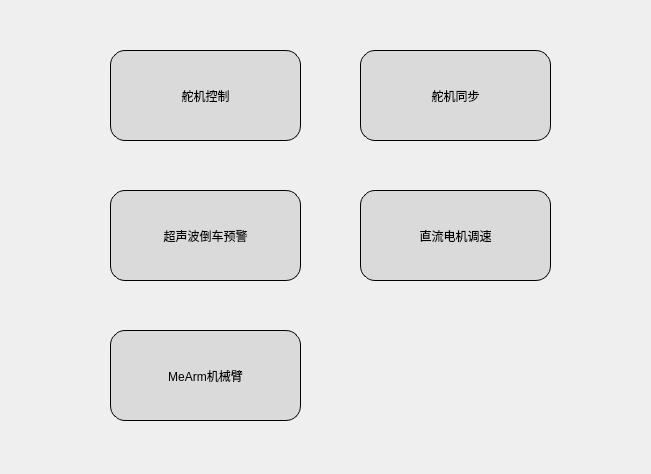
<?xml version="1.0" encoding="UTF-8"?>
<ui version="4.0">
 <class>Form</class>
 <widget class="QWidget" name="Form">
  <property name="geometry">
   <rect>
    <x>0</x>
    <y>0</y>
    <width>651</width>
    <height>474</height>
   </rect>
  </property>
  <property name="windowTitle">
   <string>综合自主实验平台</string>
  </property>
  <property name="windowIcon">
   <iconset>
    <normaloff>hust.ico</normaloff>hust.ico</iconset>
  </property>
  <widget class="QPushButton" name="pushButton">
   <property name="geometry">
    <rect>
     <x>110</x>
     <y>50</y>
     <width>191</width>
     <height>91</height>
    </rect>
   </property>
   <property name="styleSheet">
    <string notr="true">QPushButton{
	font: 14pt &quot;微软雅黑&quot;;
	background-color: rgb(218, 218, 218);
	border-radius:15px;
	border:1px solid rgb(0,0,0);
	color:black;
}
QPushButton:hover{
	font: 14pt &quot;微软雅黑&quot;;
	background-color: rgb(210, 255, 255);
	border-radius:15px;
	border:1px solid rgb(0,0,0);
	color:black;
}
QPushButton:pressed{
	font: 14pt &quot;微软雅黑&quot;;
	background-color: rgb(210, 255, 255);
	border-radius:15px;
	border:1px solid rgb(0,0,0);
	color:black;
	padding-left:2px;
	padding-top:2px;
}
</string>
   </property>
   <property name="text">
    <string>舵机控制</string>
   </property>
   <property name="iconSize">
    <size>
     <width>20</width>
     <height>20</height>
    </size>
   </property>
  </widget>
  <widget class="QPushButton" name="pushButton_2">
   <property name="geometry">
    <rect>
     <x>110</x>
     <y>330</y>
     <width>191</width>
     <height>91</height>
    </rect>
   </property>
   <property name="styleSheet">
    <string notr="true">QPushButton{
	font: 14pt &quot;微软雅黑&quot;;
	background-color: rgb(218, 218, 218);
	border-radius:15px;
	border:1px solid rgb(0,0,0);
	color:black;
}
QPushButton:hover{
	font: 14pt &quot;微软雅黑&quot;;
	background-color: rgb(210, 255, 255);
	border-radius:15px;
	border:1px solid rgb(0,0,0);
	color:black;
}
QPushButton:pressed{
	font: 14pt &quot;微软雅黑&quot;;
	background-color: rgb(210, 255, 255);
	border-radius:15px;
	border:1px solid rgb(0,0,0);
	color:black;
	padding-left:2px;
	padding-top:2px;
}</string>
   </property>
   <property name="text">
    <string>MeArm机械臂</string>
   </property>
  </widget>
  <widget class="QPushButton" name="pushButton_3">
   <property name="geometry">
    <rect>
     <x>110</x>
     <y>190</y>
     <width>191</width>
     <height>91</height>
    </rect>
   </property>
   <property name="styleSheet">
    <string notr="true">QPushButton{
	font: 14pt &quot;微软雅黑&quot;;
	background-color: rgb(218, 218, 218);
	border-radius:15px;
	border:1px solid rgb(0,0,0);
	color:black;
}
QPushButton:hover{
	font: 14pt &quot;微软雅黑&quot;;
	background-color: rgb(210, 255, 255);
	border-radius:15px;
	border:1px solid rgb(0,0,0);
	color:black;
}
QPushButton:pressed{
	font: 14pt &quot;微软雅黑&quot;;
	background-color: rgb(210, 255, 255);
	border-radius:15px;
	border:1px solid rgb(0,0,0);
	color:black;
	padding-left:2px;
	padding-top:2px;
}
</string>
   </property>
   <property name="text">
    <string>超声波倒车预警</string>
   </property>
   <property name="iconSize">
    <size>
     <width>20</width>
     <height>20</height>
    </size>
   </property>
  </widget>
  <widget class="QPushButton" name="pushButton_4">
   <property name="geometry">
    <rect>
     <x>360</x>
     <y>50</y>
     <width>191</width>
     <height>91</height>
    </rect>
   </property>
   <property name="styleSheet">
    <string notr="true">QPushButton{
	font: 14pt &quot;微软雅黑&quot;;
	background-color: rgb(218, 218, 218);
	border-radius:15px;
	border:1px solid rgb(0,0,0);
	color:black;
}
QPushButton:hover{
	font: 14pt &quot;微软雅黑&quot;;
	background-color: rgb(210, 255, 255);
	border-radius:15px;
	border:1px solid rgb(0,0,0);
	color:black;
}
QPushButton:pressed{
	font: 14pt &quot;微软雅黑&quot;;
	background-color: rgb(210, 255, 255);
	border-radius:15px;
	border:1px solid rgb(0,0,0);
	color:black;
	padding-left:2px;
	padding-top:2px;
}
</string>
   </property>
   <property name="text">
    <string>舵机同步</string>
   </property>
   <property name="iconSize">
    <size>
     <width>20</width>
     <height>20</height>
    </size>
   </property>
  </widget>
  <widget class="QPushButton" name="pushButton_5">
   <property name="geometry">
    <rect>
     <x>360</x>
     <y>190</y>
     <width>191</width>
     <height>91</height>
    </rect>
   </property>
   <property name="styleSheet">
    <string notr="true">QPushButton{
	font: 14pt &quot;微软雅黑&quot;;
	background-color: rgb(218, 218, 218);
	border-radius:15px;
	border:1px solid rgb(0,0,0);
	color:black;
}
QPushButton:hover{
	font: 14pt &quot;微软雅黑&quot;;
	background-color: rgb(210, 255, 255);
	border-radius:15px;
	border:1px solid rgb(0,0,0);
	color:black;
}
QPushButton:pressed{
	font: 14pt &quot;微软雅黑&quot;;
	background-color: rgb(210, 255, 255);
	border-radius:15px;
	border:1px solid rgb(0,0,0);
	color:black;
	padding-left:2px;
	padding-top:2px;
}
</string>
   </property>
   <property name="text">
    <string>直流电机调速</string>
   </property>
   <property name="iconSize">
    <size>
     <width>20</width>
     <height>20</height>
    </size>
   </property>
  </widget>
 </widget>
 <resources/>
 <connections/>
</ui>
